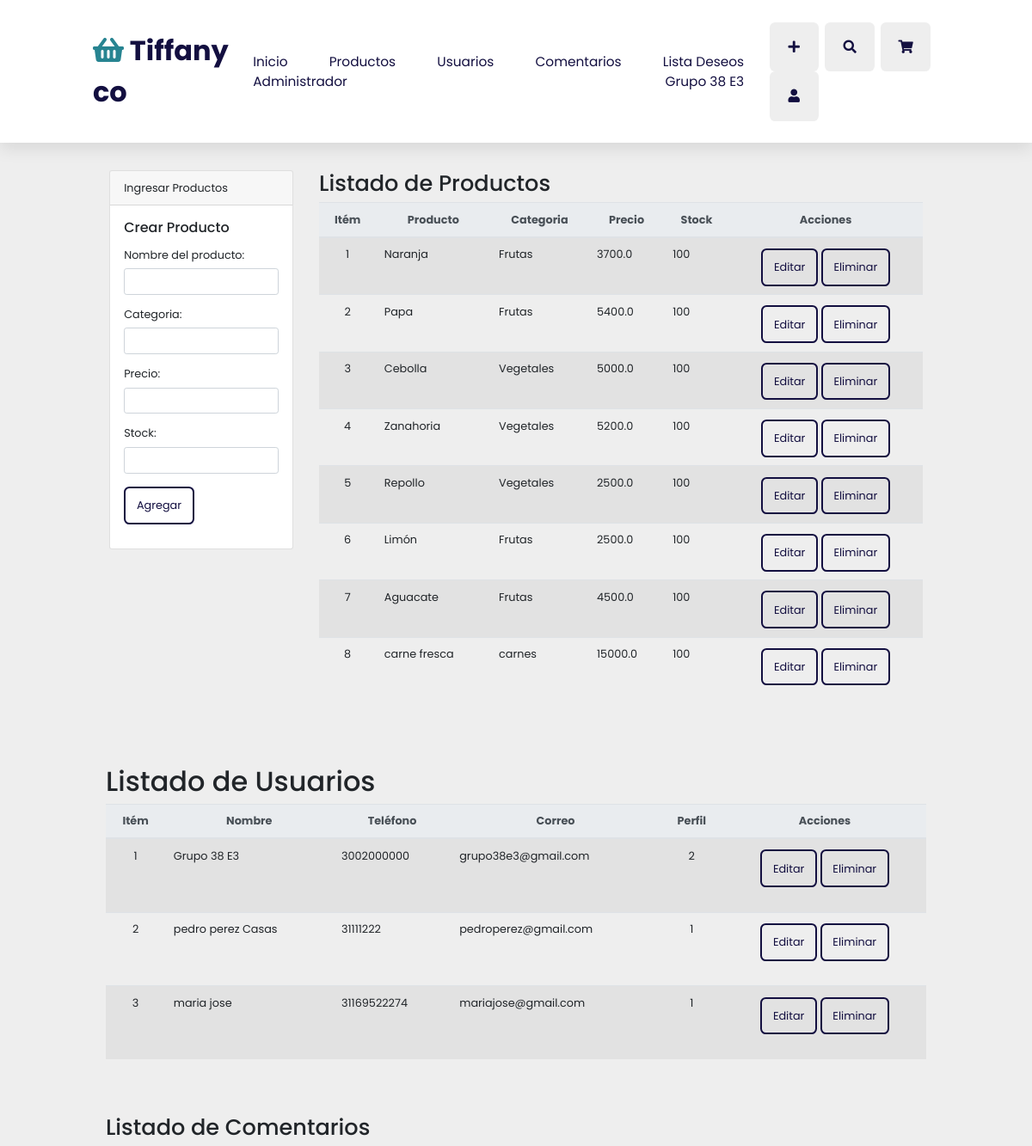
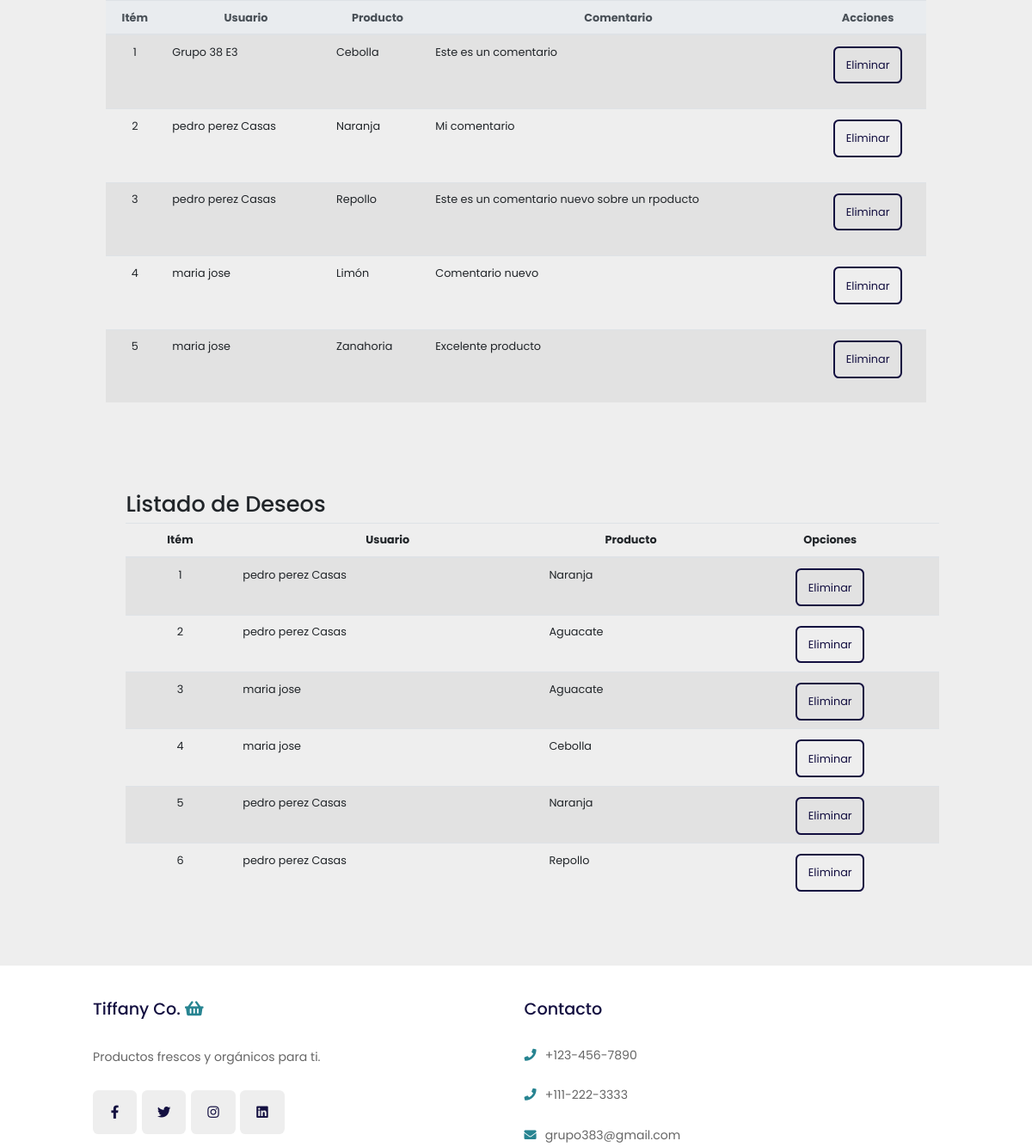
The page /home (signed in, upper part) on the database as committed earlier (2 pictures, top to bottom).
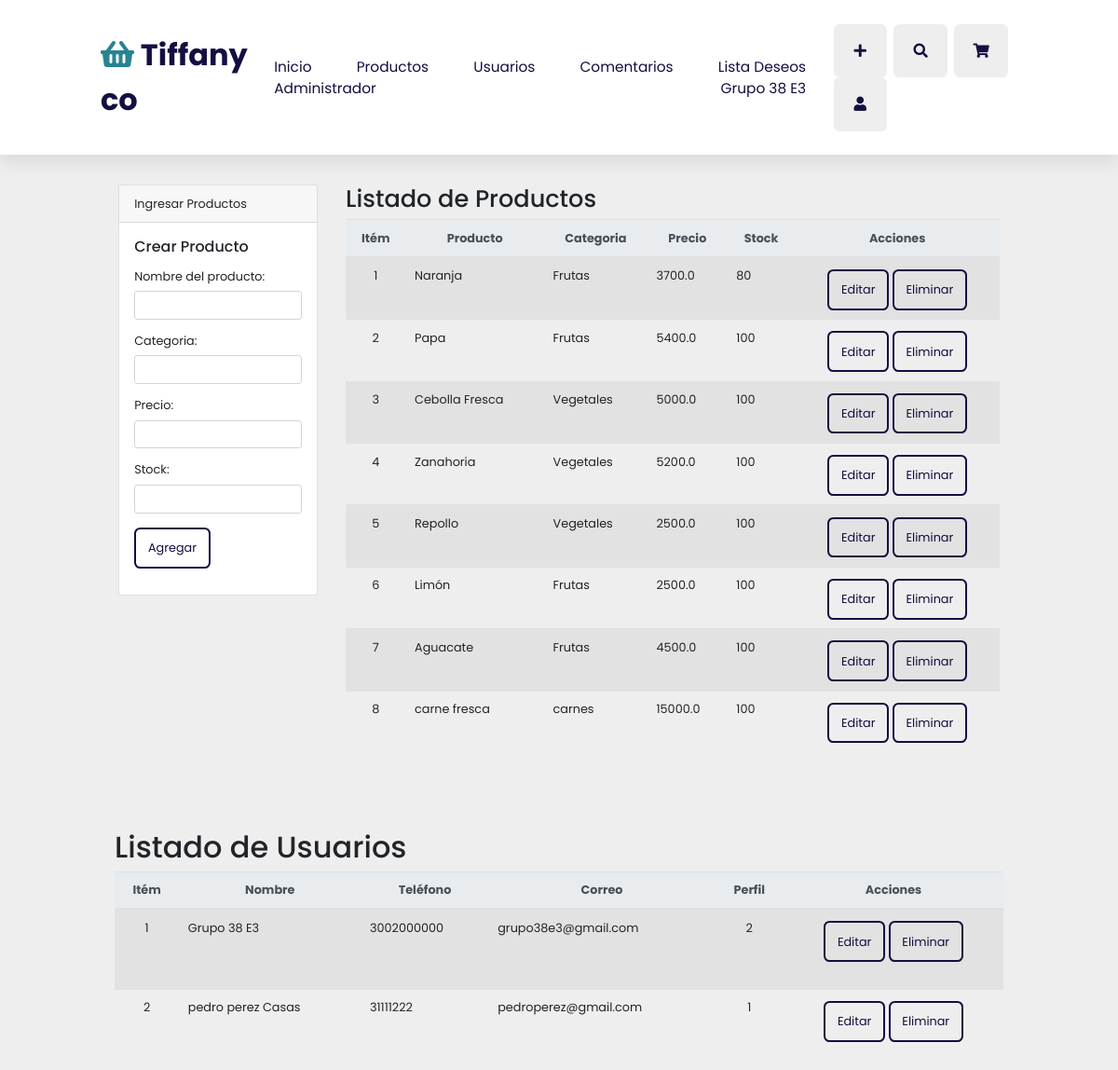
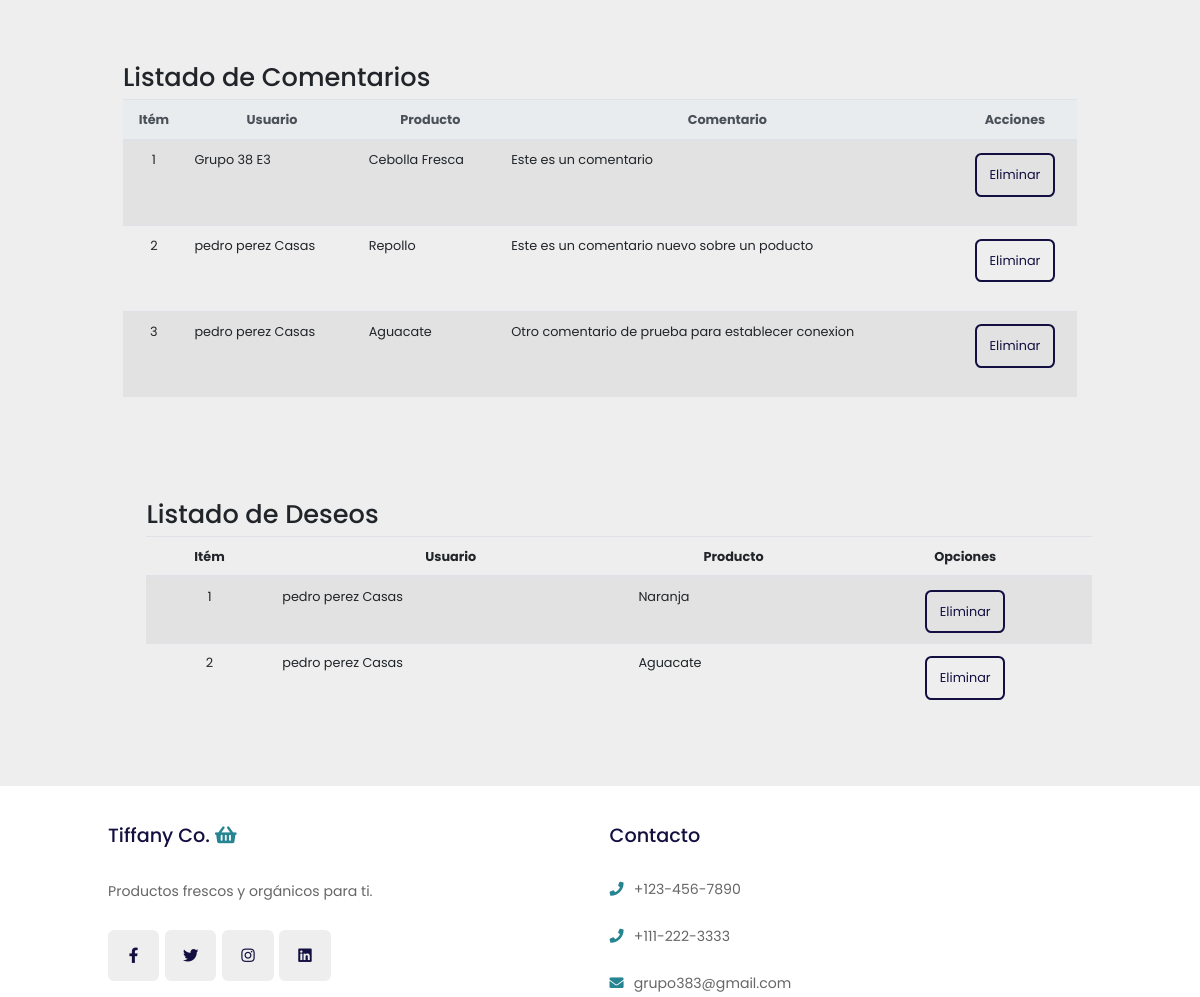
The same page on the database as committed later (2 pictures, top to bottom).
### app.py (models this page shows)
class Users(db.Model):
    id = db.Column(db.Integer, primary_key=True)
    nombre = db.Column(db.String(150), nullable=False)
    telefono = db.Column(db.String(20), nullable=False)
    email = db.Column(db.String(100), unique=True, nullable=False)
    password = db.Column(db.String(80), nullable=False)
    perfil = db.Column(db.String(1), default='1')
    comentario = db.relationship("Comentarios", backref="users")
    compra = db.relationship('Compras', backref='users')
    deseo = db.relationship('ListaDeseos', backref='users')

class Products(db.Model):
    id = db.Column(db.Integer, primary_key=True)
    producto = db.Column(db.String(150), nullable=False)
    categoria = db.Column(db.String(50), nullable=False)
    precio = db.Column(db.Float, default = 0.0)
    stock = db.Column(db.Integer, default=0)
    comentario = db.relationship('Comentarios', backref='products')
    compra = db.relationship('Compras', backref='products')
    deseo = db.relationship('ListaDeseos', backref='products')

class Comentarios(db.Model):
    id = db.Column(db.Integer, primary_key=True)
    comentario = db.Column(db.String(300), nullable=False)
    id_user = db.Column(db.Integer, db.ForeignKey('users.id'), nullable=False)
    id_producto = db.Column(db.Integer, db.ForeignKey('products.id'), nullable=False)

class ListaDeseos(db.Model):
    id = db.Column(db.Integer, primary_key=True)
    id_user = db.Column(db.Integer, db.ForeignKey('users.id'), nullable=False)
    id_producto = db.Column(db.Integer, db.ForeignKey('products.id'), nullable=False)

### app.py (the view)
@ app.route('/home')
def home():
    try:
        if 'username' in session:
            productos = Products.query.all()
            users = Users.query.all()
            comentarios = Comentarios.query.all()
            ldeseos = ListaDeseos.query.all()
            return render_template('home.html', productos=productos, users=users, comentarios= comentarios, ldeseos=ldeseos)
        return redirect(url_for('inicio'))
    except Exception as e:
        print(e)
    return redirect(url_for('inicio'))

### templates/home.html (shortened to what this page needs)
<!DOCTYPE html>
<html lang="en">
<head>
    <link rel="stylesheet" href="https://unpkg.com/swiper@7/swiper-bundle.min.css" />
    <link rel="stylesheet" href="https://cdnjs.cloudflare.com/ajax/libs/font-awesome/5.15.4/css/all.min.css">
    <link rel="stylesheet" href="https://maxcdn.bootstrapcdn.com/bootstrap/4.0.0/css/bootstrap.min.css">
    <link rel="stylesheet" href="{{url_for('static', filename='css/style.css') }}">
</head>
<body>
    <header class="header">
        <a href="{{url_for('home')}}" class="logo"> <i class="fas fa-shopping-basket"></i> Tiffany co </a>
        <nav class="navbar">
            <a href="{{url_for('home')}}">Inicio</a>
            <a href="#products">Productos</a>
            <a href="#usuarios">Usuarios</a>
            <a href="#comentarios">Comentarios</a>
            <a href="#deseos">Lista Deseos</a>
            <a href="#Products">Administrador</a>
            <a href="{{url_for('home')}}">{{session['username']}}</a>
        </nav>
        <div class="icons">
            <div class="fas fa-plus" id="register-btn"></div>
            <div class="fas fa-search" id="search-btn"></div>
            <div class="fas fa-shopping-cart" id="cart-btn"></div>
            <div class="fas fa-user" id="login-btn"></div>
        </div>
    </header>
    <section class="features">
        <div class="container mt-5">
            <h1>Gestión Tiffany co</h1>
        </div>
    </section>
    <section id="productos">
        <div class="container p-4 mt-4">
            <div class="row">
                <div class="col-3">
                    <form method="post" action="{{url_for('crear_producto')}}" enctype="multipart/form-data">
                        <div class="card">
                            <div class="card-header">
                                Ingresar Productos
                            </div>
                            <div class="card-body">
                                <h5 class="card-title">Crear Producto</h5>
                                <p class="card-text">
                                    <div class="form-group">
                                        <label for="producto">Nombre del producto:</label>
                                        <input id="producto" class="form-control" type="text" name="producto" required>
                                    </div>
                                    <div class="form-group">
                                        <label for="categoria">Categoria:</label>
                                        <input id="categoria" class="form-control" type="text" name="categoria" required>
                                    </div>
                                    <div class="form-group">
                                        <label for="precio">Precio:</label>
                                        <input id="precio" class="form-control" type="number" name="precio" required>
                                    </div>
                                    <div class="form-group">
                                        <label for="stock">Stock:</label>
                                        <input id="stock" class="form-control" type="text" name="stock" required>
                                    </div>
                                    <div class="form-group">
                                        <input class="btn btn-success" type="submit" value="Agregar">
                                    </div>
                                </p>
                            </div>
                        </div>
                    </form>
                </div>
                <div class="col-9">
                    <h2>Listado de Productos</h2>
                    <table class="table table-striped">
                        <thead class="thead-light">
                            <tr style="text-align: center">
                                <th>Itém</th>
                                <th>Producto</th>
                                <th>Categoria</th>
                                <th>Precio</th>
                                <th>Stock</th>
                                <th>Acciones</th>
                            </tr>
                        </thead>
                        <tbody>
                            {% for product in productos %}
                            <tr>
                                <td class="text-center">{{loop.index}}</td>
                                <td>{{product.producto}}</td>
                                <td>{{product.categoria}}</td>
                                <td>{{product.precio}}</td>
                                <td>{{product.stock}}</td>
                                <td class="text-center">
                                    <a href="" class="btn btn-outline-info sm-4" data-toggle="modal" data-target="#modaleditproduct{{product.id}}">Editar</a>
                                    <a onclick="return confirm('¿Desea borrar el producto?')" class="btn btn-outline-danger sm-4" href="{{url_for('delete_product', id=product.id)}}">Eliminar</a>
                                </td>
                            </tr>
                            {% endfor %}
                        </tbody>
                    </table>
                    </div>
                </div>
            </div>
    </section>
    <section class="usuarios" id="usuarios">
        <div class="container">
            <div class="row">
                <div class="col">
                    <h1>Listado de Usuarios</h1>
                    <table class="table table-striped">
                        <thead class="thead-light">
                            <tr style="text-align: center">
                                <th>Itém</th>
                                <th>Nombre</th>
                                <th>Teléfono</th>
                                <th>Correo</th>
                                <th>Perfil</th>
                                <th>Acciones</th>
                            </tr>
                        </thead>
                        <tbody>
                            {% for user in users %}
                            <tr>
                                <td class="text-center">{{loop.index}}</td>
                                <td>{{user.nombre}}</td>
                                <td>{{user.telefono}}</td>
                                <td>{{user.email}}</td>
                                <td class="text-center">{{user.perfil}}</td>
                                <td class="text-center">
                                    <a href="" class="btn btn-default btn-rounded mb-4" data-toggle="modal" data-target="#modaledituser{{user.id}}">Editar</a>
                                    <a onclick="return confirm('¿Desea borrar el usuario?')" class="btn btn-danger btn-default btn-rounded mb-4" href="{{url_for('delete_user', id=user.id)}}">Eliminar</a>
                                </td>
                            </tr>
                            {% endfor %}
                        </tbody>
                    </table>
                    </div>
                </div>
            </div>
    </section>
    <section id="comentarios">
        <div class="container">
            <div class="row">
                <div class="col">
                    <h2>Listado de Comentarios</h2>
                    <table class="table table-striped">
                        <thead class="thead-light">
                            <tr style="text-align: center">
                                <th>Itém</th>
                                <th>Usuario</th>
                                <th class="text-center">Producto</th>
                                <th class="text-center">Comentario</th>
                                <th class="text-center">Acciones</th>
                            </tr>
                        </thead>
                        <tbody>
                            {% for comenta in comentarios %}
                            <tr>
                                <td class="text-center">{{loop.index}}</td>
                                <td>{{comenta.users.nombre}}</td>
                                <td>{{comenta.products.producto}}</td>
                                <td>{{comenta.comentario}}</td>
                                <td class="text-center">
                                    <a onclick="return confirm('¿Desea borrar el usuario?')" class="btn btn-danger btn-default btn-rounded mb-4" href="{{url_for('delete_comenta', id=comenta.id)}}">Eliminar</a>
                                </td>
                            </tr>
                            {% endfor %}
                        </tbody>
                    </table>
                </div>
            </div>
        </div>
    </section>
    <section id="deseos">
        <div class="container p-4 m-4">
            <div class="row">
                <div class="col">
                    <h2>Listado de Deseos</h2>
                    <div class="table-responsive">
                        <table class="table table-striped">
                            <thead>
                                <tr>
                                    <th class="text-center">Itém</th>
                                    <th class="text-center">Usuario</th>
                                    <th class="text-center">Producto</th>
                                    <th class="text-center">Opciones</th>
                                </tr>
                            </thead>
                            <tbody>
                                {% for ldeseo in ldeseos %}
                                <tr>
                                    <td class="text-center">{{loop.index}}</td>
                                    <td>{{ldeseo.users.nombre}}</td>
                                    <td>{{ldeseo.products.producto}}</td>
                                    <td align="center"><a onclick=" return confirm( '¿Desea borrar el itém?') " class="btn btn-outline-danger btn-sm " href="{{url_for( 'del_deseo', id=ldeseo.id)}} ">Eliminar</a>
                                    </td>
                                </tr>
                                {% endfor %}
                            </tbody>
                        </table>
                    </div>
                </div>
            </div>
        </div>
    </section>
    <section class="footer">
        <div class="box-container">
            <div class="box">
                <h3> Tiffany Co. <i class="fas fa-shopping-basket"></i> </h3>
                <p>Productos frescos y orgánicos para ti.</p>
                <div class="share">
                    <a href="#" class="fab fa-facebook-f"></a>
                    <a href="#" class="fab fa-twitter"></a>
                    <a href="#" class="fab fa-instagram"></a>
                    <a href="#" class="fab fa-linkedin"></a>
                </div>
            </div>
            <div class="box ">
                <h3>Contacto</h3>
                <a href="#" class="links"> <i class="fas fa-phone"></i> +123-456-7890 </a>
                <a href="#" class="links"> <i class="fas fa-phone"></i> +111-222-3333 </a>
                <a href="#" class="links"> <i class="fas fa-envelope"></i> grupo383@gmail.com </a>
            </div>
        </div>
    </section>
</body>
</html>

### static/css/style.css (style rules this page uses)
:root { --orange:#278491; --black:#130f40; --light-color:#666; --box-shadow:0 .5rem 1.5rem rgba(0,0,0,.1); --border:.2rem solid rgba(0,0,0,.1); --outline:.1rem solid rgba(0,0,0,.1); --outline-hover:.2rem solid var(--black); }
* { font-family: 'Poppins', sans-serif; margin:0; padding:0; box-sizing: border-box; outline: none; border:none; text-decoration: none; transition: all .2s linear; }
html { font-size: 80%; overflow-x: hidden; scroll-behavior: smooth; scroll-padding-top: 7rem; }
body { background:#eee; }
section { padding:2rem 9%; }
.btn { margin-top: .2rem; display: inline-block; padding:.8rem 1rem; font-size: 1rem; border-radius: .5rem; border:.2rem solid var(--black); color:var(--black); cursor: pointer; background: none; }
.header { position: fixed; top:0; left:0; right: 0; z-index: 1000; display: flex; align-items: center; justify-content: space-between; padding:2rem 9%; background:#fff; box-shadow: var(--box-shadow); }
.header .logo { font-size: 2.5rem; font-weight: bolder; color:var(--black); }
.header .logo i { color:var(--orange); }
.header .navbar a { font-size: 1.2rem; margin:0 1rem; color:var(--black); }
.header .icons div { height: 4.5rem; width: 4.5rem; line-height: 4.5rem; border-radius: .5rem; background: #eee; color:var(--black); font-size: 1.2rem; margin-left: .3rem; cursor: pointer; text-align: center; }
.footer { background: #fff; }
.footer .box-container { display: grid; grid-template-columns: repeat(auto-fit, minmax(25rem, 1fr)); gap:1.5rem; }
.footer .box-container .box h3 { font-size: 1.5rem; color:var(--black); padding:1rem 0; }
.footer .box-container .box h3 i { color:var(--orange); }
.footer .box-container .box .links { display: block; font-size: 1.1rem; color:var(--light-color); padding:1rem 0; }
.footer .box-container .box .links i { color:var(--orange); padding-right: .5rem; }
.footer .box-container .box p { line-height: 1.8; font-size: 1.1rem; color:var(--light-color); padding:1rem 0; }
.footer .box-container .box .share a { height:4rem; width:4rem; line-height:4rem; border-radius: .5rem; font-size: 1.2rem; color:var(--black); margin-right: .2rem; background: #eee; text-align: center; }

Rows that differ between the two databases and show on the page:
removed Users: nombre "maria jose", telefono "31169522274", email "mariajose@gmail.com", perfil "1"
removed Comentarios: users.nombre "pedro perez Casas", products.producto "Naranja", comentario "Mi comentario"
removed Comentarios: users.nombre "maria jose", products.producto "Zanahoria", comentario "Excelente producto"
removed ListaDeseos: users.nombre "maria jose", products.producto "Aguacate"
removed ListaDeseos: users.nombre "maria jose", products.producto "Cebolla"
removed ListaDeseos: users.nombre "pedro perez Casas", products.producto "Naranja"
removed ListaDeseos: users.nombre "pedro perez Casas", products.producto "Repollo"
changed Products "Naranja": stock "100" → "80"
changed Products: producto "Cebolla" → "Cebolla Fresca"
changed through a linked row, Comentarios "Este es un comentario": products.producto "Cebolla" → "Cebolla Fresca"
changed Comentarios "Repollo": comentario "Este es un comentario nuevo sobre un rpoducto" → "Este es un comentario nuevo sobre un poducto"
changed Comentarios: users.nombre "maria jose" → "pedro perez Casas"; products.producto "Limón" → "Aguacate"; comentario "Comentario nuevo" → "Otro comentario de prueba para establecer conexion"
